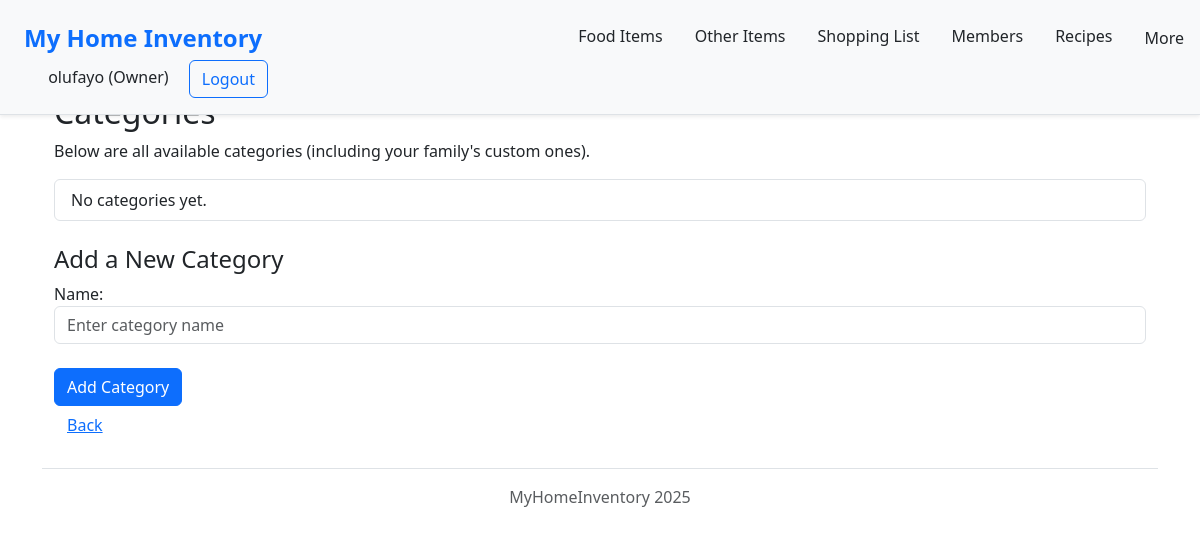
Before: /categories/ (signed in) with the older database file.
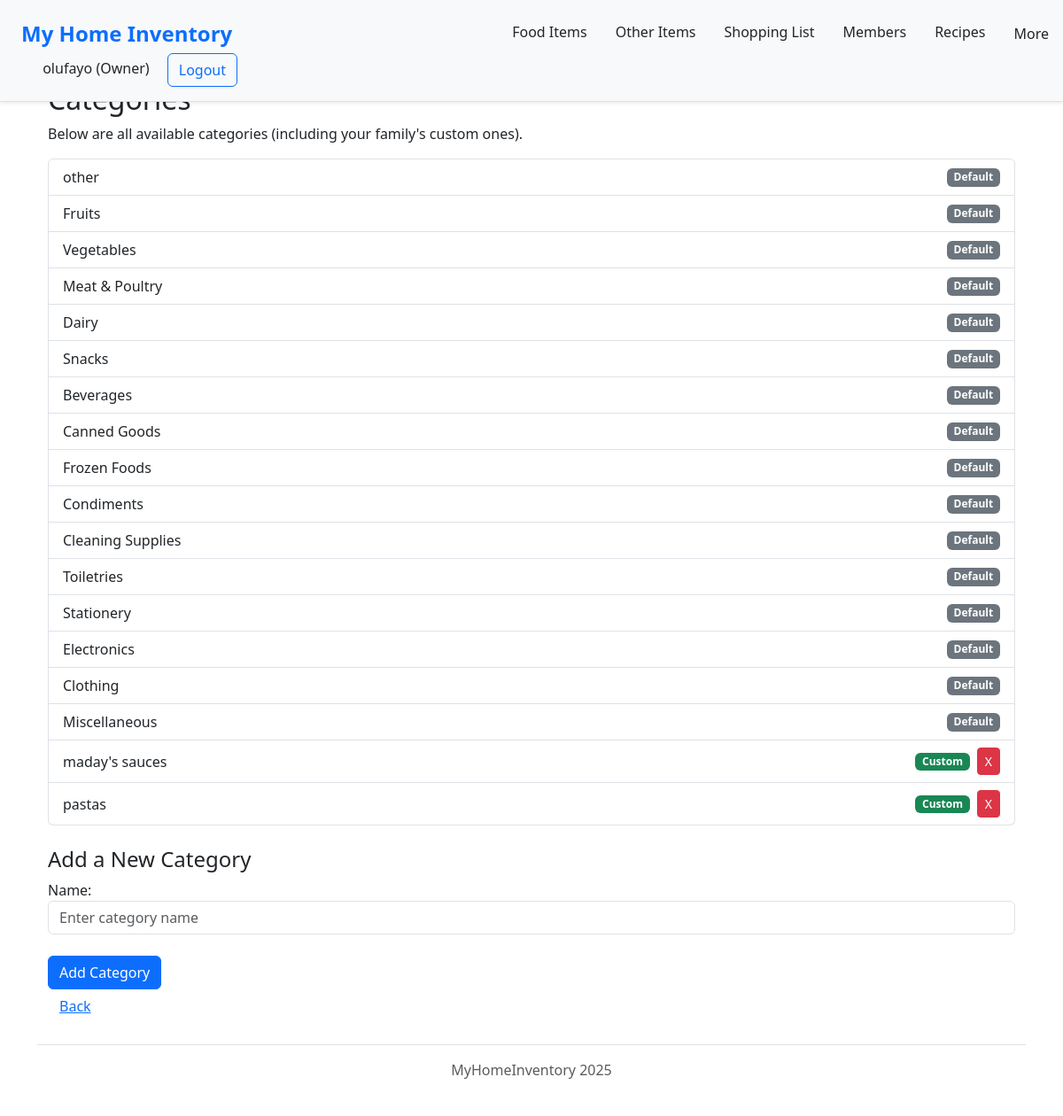
After: the same page with the newer database file.
### storage/models.py (models this page shows, shortened)
class Category(models.Model):
    DEFAULT_CATEGORIES = [
        "Fruits",
        "Vegetables",
        "Meat & Poultry",
        "Dairy",
        "Snacks",
        "Beverages",
        "Canned Goods",
        "Frozen Foods",
        "Condiments",
        "Cleaning Supplies",
        "Toiletries",
        "Stationery",
        "Electronics",
        "Clothing",
        "Miscellaneous"
    ]
    name = models.CharField(max_length=255, unique=False)
    is_default = models.BooleanField(default=False)
    family = models.ForeignKey(
        "Family", on_delete=models.CASCADE, null=True, blank=True, related_name="categories"
    )
    class Meta:
        unique_together = ('name', 'family')

### storage/views.py (the view)
# urls.py: path("categories/", views.category_list, name="category"),
@login_required
def category_list(request):
    family = request.user.profile.family
    categories = Category.objects.filter(Q(is_default=True) | Q(family=family))
    if request.method == "POST":
        form = CategoryForm(request.POST)
        if form.is_valid():
            name = form.cleaned_data["name"]
            if not Category.objects.filter(name=name, family=family).exists():
                Category.objects.create(name=name, family=family, is_default=False)
            return redirect("category")
    else:
        form = CategoryForm()
    context = {
        "categories": categories,
        "form": form,
    }
    return render(request, "storage/category.html", context)

### storage/forms.py
class CategoryForm(forms.ModelForm):
    class Meta:
        model = Category
        fields = ["name"]
        widgets = {
            "name": forms.TextInput(attrs={"class": "form-control", "placeholder": "Enter category name"}),
        }

### storage/templates/storage/category.html (shortened to what this page needs)
{% extends "base.html" %}
{% load static %}
{% load i18n %}
{% block content %}
{% include "storage/navbar.html" %}
<div class="container mt-4">
  <h2>Categories</h2>
  <p>Below are all available categories (including your family's custom ones).</p>
  <ul class="list-group mb-4">
    {% for category in categories %}
      <li class="list-group-item d-flex justify-content-between align-items-center">
        <span>{{ category.name }}</span>
        <div class="d-flex align-items-center">
          {% if not category.is_default %}
            <span class="badge bg-success me-2">Custom</span>
            <form method="post" action="{% url 'delete_category' category.id %}" style="display:inline;">
              <button type="submit" class="btn btn-sm btn-danger" title="Delete category" onclick="return confirm('Are you sure you want to delete this category?')">
                X
              </button>
            </form>
          {% else %}
            <span class="badge bg-secondary">Default</span>
          {% endif %}
        </div>
      </li>
    {% empty %}
      <li class="list-group-item">No categories yet.</li>
    {% endfor %}
  </ul>
  <h4>Add a New Category</h4>
  <form method="post">
    {{ form.as_p }}
    <button type="submit" class="btn btn-primary mt-2">Add Category</button>
  </form>
  <a href="{% url 'view_all_items' %}" class="btn btn-link">{% trans 'Back' %}</a>
</div>
{% endblock %}

Changed rows visible on the page:
added Category: name "other", is_default "Default"
added Category: name "Fruits", is_default "Default"
added Category: name "Vegetables", is_default "Default"
added Category: name "Meat & Poultry", is_default "Default"
added Category: name "Dairy", is_default "Default"
added Category: name "Snacks", is_default "Default"
added Category: name "Beverages", is_default "Default"
added Category: name "Canned Goods", is_default "Default"
added Category: name "Frozen Foods", is_default "Default"
added Category: name "Condiments", is_default "Default"
added Category: name "Cleaning Supplies", is_default "Default"
added Category: name "Toiletries", is_default "Default"
added Category: name "Stationery", is_default "Default"
added Category: name "Electronics", is_default "Default"
added Category: name "Clothing", is_default "Default"
added Category: name "Miscellaneous", is_default "Default"
added Category: name "maday's sauces", is_default "Custom"
added Category: name "pastas", is_default "Custom"
Other visible differences:
text no longer shown: "No categories yet."
